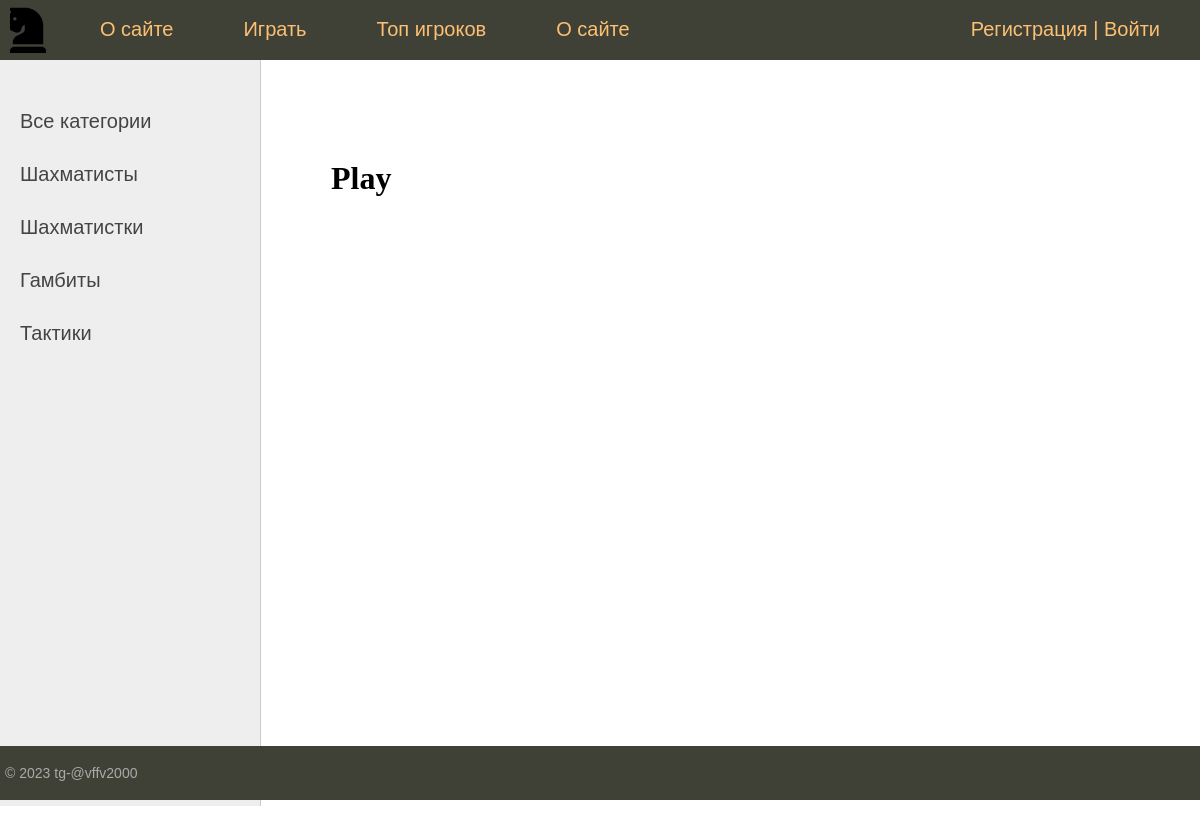
Screenshot of /play/ with the database file from the repository.
### chess/models.py (models this page shows, shortened)
class Category(models.Model):
    name = models.CharField(max_length=100, db_index=True, verbose_name="Категория")
    slug = models.SlugField(max_length=255, unique=True, db_index=True, verbose_name="URL")
    def get_absolute_url(self):
        return reverse('category', kwargs={'cat_slug': self.slug})
    class Meta:
        verbose_name = 'Категория'
        verbose_name_plural = 'Категории'
        ordering = ['id']

### chess/views.py (the view)
# urls.py: path('play/', play, name='play'),
def play(request):
    posts = Masters.objects.all()
    return render(request, 'chess/play.html', {'posts': posts, 'title': 'Топ', 'menu': menu, })

### chess/templatetags/chess_tags.py (called while the page is built)
@register.inclusion_tag('chess/list_catigories.html')  # для отображения бара слева в html{% show_category %}
def show_category(sort=None, cat_selected=0):
    if not sort:
        cats = Category.objects.all()
    else:
        cats = Category.objects.order_by(sort)
    return {'cats': cats, "cat_selected": cat_selected}

### chess/templates/chess/play.html
{% extends 'chess/base.html' %}
{% block content %}
<h1>Play</h1>
{% endblock %}

### chess/templates/chess/list_catigories.html
{% for c in cats %}
    {% if c.pk == cat_selected %}
        <li class="selected">{{ c.name }}</li>
    {% else %}
        <li class="selected"><a href="{{ c.get_absolute_url }}">{{ c.name }}</a></li>
    {% endif %}
{% endfor %}

### chess/static/chess/css/styles.css (style rules this page uses)
html, body { font-family: 'Arial'; margin: 0; padding: 0; height: 100%; width: 100%; color: #444; }
a { color: #0059b2; text-decoration: none; }
.left-chapters ul li { margin: 30px 0 0 0; color: #999; }
.left-chapters ul li.selected { color: #0059b2; }
.left-chapters ul li a { color: #444; text-decoration: none; }
.content-text h1 { font-size: 32px; }

### rows the page displays
Category: name "Шахматисты"
Category: name "Шахматистки"
Category: name "Гамбиты"
Category: name "Тактики"

### other values shown
{{ m.title }} "О сайте" "Играть" "Топ игроков" "О сайте"
